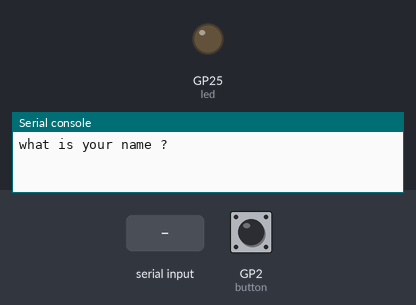
The program below on a simulated Raspberry Pi Pico running MicroPython. On the bench: output pins drawn as LEDs (lit = HIGH), the last lines printed to the serial console. The inputs (shaded band) are chosen by the test bench; at power-on: GP2 (button) HIGH.

Above: at 1.2 s.
1.3 s: "1" typed at the serial console, then Enter
2.8 s: GP2 (button) pulled LOW for 0.15 s
At 3.8 s:
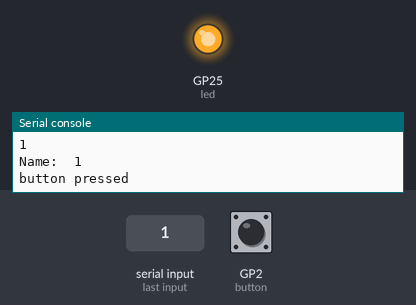
4.4 s: GP2 (button) pulled LOW for 1 s
At 5.4 s:
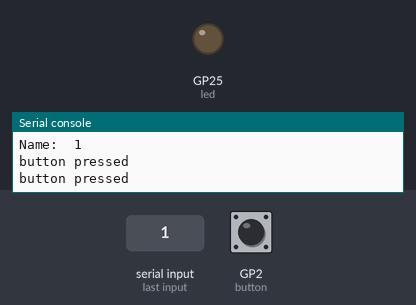
6.9 s: GP2 (button) pulled LOW for 3.2 s
At 8.1 s:
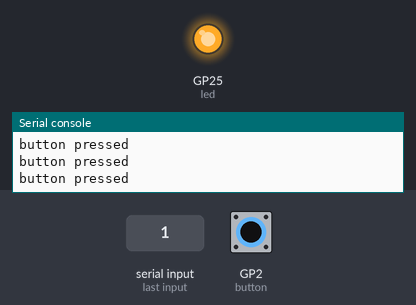
Timing chart, 0 to 9.9 s (numbered marks = the images above; inputs shaded):
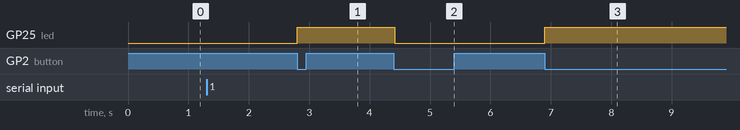

The program:

input_output.py
```python
from machine import Pin
import utime

# Assign pin number and their functions to variable
button = Pin(2, Pin.IN, Pin.PULL_UP)
led = Pin(25, Pin.OUT)


name = input('what is your name ?')
print('Name: ', name)

while True:
    if button.value() == 0:
        print('button pressed')
        led.toggle()
        while button.value() == 0:
            pass
    utime.sleep_ms(20)
```

Measured:
- after the input at 2.8 s, GP25 (led): LOW → HIGH at once
- after the input at 4.4 s, GP25 (led): HIGH → LOW at once
- after the input at 6.9 s, GP25 (led): LOW → HIGH at once
